Frame 1 (no input): blank canvas, image omitted
Frame 60 (the mouse pressed at the canvas centre just before this capture): blank canvas, image omitted
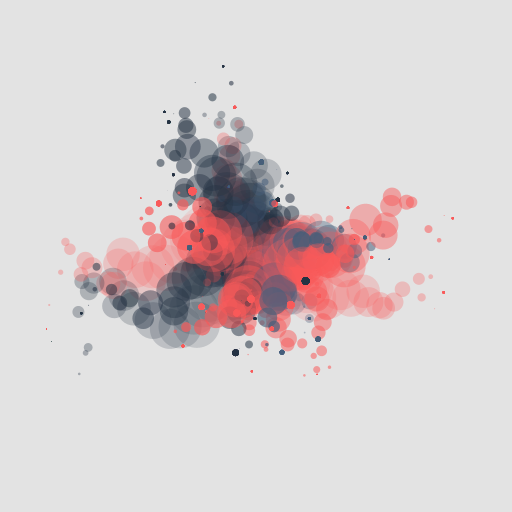
Frame 120 (the mouse held since frame 60 and released just before this capture)

The Processing sketch whose frames 1 and 60 were blank and that drew this single picture after the mouse press (run headless with seeded random() and noise(); from frame 60 on, the mouse is pressed at the canvas centre):

// Processing sketch: v1
// ── v1.pde

graphics_1[] myGraphis;

int i_count;
Boolean b_click=false;
color[] c_c = {#233142, #F95959, #455D7A, #F95959};
//color[] c_c = {#D7AEF3, #94F6F2, #F7F680, #FBD0F5};

void setup() {
  size(512, 512);
  background(#E3E3E3);
  i_count=50;
  myGraphis = new graphics_1[i_count];
}


void draw() {
  noStroke();

  if (b_click) {

    for (int i=0; i<myGraphis.length; i++) {
      myGraphis[i].run();
    }
    bg=0;

  } else {

    fill(#E3E3E3, bg=lerp(bg, 100, 0.001f) );
    rect(0, 0, width, height);

  }

}

float bg=0;

void mousePressed() {

  for (int i=0; i<myGraphis.length; i++) {
    int p=(int)random(0, 4);
    myGraphis[i] = new graphics_1(new PVector(mouseX, mouseY), c_c[p]);
  }

  b_click=true;
}


void keyPressed() {
  b_click=false;
}



class graphics_1 {

  PVector p_orgPos;
  float f_pointSize=0;
  float f_angle;
  float f_threshold=0.2f;
  float f_decrease;
  float test;
  float f_growSpeed;
  color c_color;
  float lifespan;

  graphics_1(PVector pos, color col) {

    p_orgPos = new PVector(0, 0);
    p_orgPos = pos.copy();
    f_pointSize = random(30, 80);
    //f_pointSize=80;
    f_angle = random(TWO_PI);
    f_decrease = random(3, 10);
    test=0;

    c_color = col;
    lifespan = 255.0;
    f_growSpeed=Math.round(random(1, 3));
    //println("loc " + p_orgPos.x + " " + p_orgPos.y +" "+ f_angle +" "+ f_decrease);
  }

  void run() {
    show();
    update();
  }

  void update() {

    if (f_pointSize>0 && frameCount%f_growSpeed==0) {

      f_angle+=random(-f_threshold, f_threshold);
      f_pointSize-=f_decrease;
      test+=20*noise(frameCount, 2, 3);
    }
    lifespan -= 1.0;
  }

  void show() {

    PVector tmpPos = new PVector( p_orgPos.x + (test)*cos(f_angle),
      p_orgPos.y + (test)*sin(f_angle));

    //fill(map(f_pointSize, 0, 80, 220, 60), 90);
    //strokeWeight(0.1f);
    //stroke(#E3E3E3);

    fill(c_color, 90-f_pointSize);
    ellipse(tmpPos.x, tmpPos.y, f_pointSize, f_pointSize);
  }

  boolean isDead() {
    if (lifespan < 0.0) {
      return true;
    } else {
      return false;
    }
  }
}
